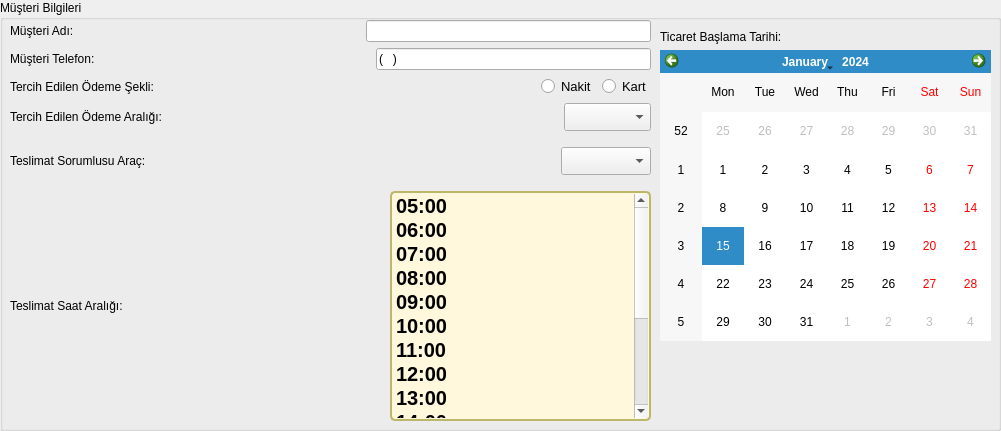
   <widget class="QGroupBox" name="groupBox">
    <property name="geometry">
     <rect>
      <x>20</x>
      <y>-10</y>
      <width>1001</width>
      <height>431</height>
     </rect>
    </property>
    <property name="title">
     <string>Müşteri Bilgileri</string>
    </property>
    <widget class="QWidget" name="layoutWidget">
     <property name="geometry">
      <rect>
       <x>10</x>
       <y>20</y>
       <width>641</width>
       <height>401</height>
      </rect>
     </property>
     <layout class="QVBoxLayout" name="verticalLayout_2">
      <item>
       <layout class="QHBoxLayout" name="horizontalLayout">
        <item>
         <widget class="QLabel" name="label">
          <property name="text">
           <string>Müşteri Adı:</string>
          </property>
         </widget>
        </item>
        <item>
         <spacer name="horizontalSpacer">
          <property name="orientation">
           <enum>Qt::Horizontal</enum>
          </property>
          <property name="sizeHint" stdset="0">
           <size>
            <width>40</width>
            <height>20</height>
           </size>
          </property>
         </spacer>
        </item>
        <item>
         <widget class="QLineEdit" name="lneName"/>
        </item>
       </layout>
      </item>
      <item>
       <layout class="QHBoxLayout" name="horizontalLayout_2">
        <item>
         <widget class="QLabel" name="label_2">
          <property name="text">
           <string>Müşteri Telefon:</string>
          </property>
         </widget>
        </item>
        <item>
         <spacer name="horizontalSpacer_2">
          <property name="orientation">
           <enum>Qt::Horizontal</enum>
          </property>
          <property name="sizeHint" stdset="0">
           <size>
            <width>40</width>
            <height>20</height>
           </size>
          </property>
         </spacer>
        </item>
        <item>
         <widget class="QLineEdit" name="lneNumber">
          <property name="inputMask">
           <string>(999)999 99 99</string>
          </property>
          <property name="text">
           <string>()  </string>
          </property>
         </widget>
        </item>
       </layout>
      </item>
      <item>
       <layout class="QHBoxLayout" name="horizontalLayout_3">
        <item>
         <widget class="QLabel" name="label_5">
          <property name="text">
           <string>Tercih Edilen Ödeme Şekli:</string>
          </property>
         </widget>
        </item>
        <item>
         <spacer name="horizontalSpacer_3">
          <property name="orientation">
           <enum>Qt::Horizontal</enum>
          </property>
          <property name="sizeHint" stdset="0">
           <size>
            <width>40</width>
            <height>20</height>
           </size>
          </property>
         </spacer>
        </item>
        <item>
         <widget class="QRadioButton" name="rdNakit">
          <property name="font">
           <font>
            <pointsize>10</pointsize>
           </font>
          </property>
          <property name="text">
           <string>Nakit</string>
          </property>
         </widget>
        </item>
        <item>
         <widget class="QRadioButton" name="radioButton_2">
          <property name="font">
           <font>
            <pointsize>10</pointsize>
           </font>
          </property>
          <property name="text">
           <string>Kart</string>
          </property>
         </widget>
        </item>
       </layout>
      </item>
      <item>
       <layout class="QHBoxLayout" name="horizontalLayout_4">
        <item>
         <widget class="QLabel" name="label_6">
          <property name="text">
           <string>Tercih Edilen Ödeme Aralığı:</string>
          </property>
         </widget>
        </item>
        <item>
         <spacer name="horizontalSpacer_4">
          <property name="orientation">
           <enum>Qt::Horizontal</enum>
          </property>
          <property name="sizeHint" stdset="0">
           <size>
            <width>40</width>
            <height>20</height>
           </size>
          </property>
         </spacer>
        </item>
        <item>
         <widget class="QComboBox" name="cmbOdeme">
          <property name="font">
           <font>
            <pointsize>13</pointsize>
           </font>
          </property>
          <property name="currentIndex">
           <number>-1</number>
          </property>
          <item>
           <property name="text">
            <string>Günlük</string>
           </property>
          </item>
          <item>
           <property name="text">
            <string>Haftalık</string>
           </property>
          </item>
          <item>
           <property name="text">
            <string>Aylık</string>
           </property>
          </item>
         </widget>
        </item>
       </layout>
      </item>
      <item>
       <layout class="QHBoxLayout" name="horizontalLayout_5">
        <item>
         <widget class="QLabel" name="label_3">
          <property name="text">
           <string>Teslimat Sorumlusu Araç:</string>
          </property>
         </widget>
        </item>
        <item>
         <spacer name="horizontalSpacer_6">
          <property name="orientation">
           <enum>Qt::Horizontal</enum>
          </property>
          <property name="sizeHint" stdset="0">
           <size>
            <width>158</width>
            <height>48</height>
           </size>
          </property>
         </spacer>
        </item>
        <item>
         <widget class="QComboBox" name="cmbArac">
          <property name="font">
           <font>
            <pointsize>13</pointsize>
           </font>
          </property>
          <property name="currentIndex">
           <number>-1</number>
          </property>
          <item>
           <property name="text">
            <string>ARAÇ 1</string>
           </property>
          </item>
          <item>
           <property name="text">
            <string>ARAÇ 2</string>
           </property>
          </item>
          <item>
           <property name="text">
            <string>ARAÇ 3</string>
           </property>
          </item>
          <item>
           <property name="text">
            <string>ARAÇ 4</string>
           </property>
          </item>
         </widget>
        </item>
       </layout>
      </item>
      <item>
       <layout class="QHBoxLayout" name="horizontalLayout_6">
        <item>
         <widget class="QLabel" name="label_7">
          <property name="text">
           <string>Teslimat Saat Aralığı:</string>
          </property>
         </widget>
        </item>
        <item>
         <spacer name="horizontalSpacer_7">
          <property name="orientation">
           <enum>Qt::Horizontal</enum>
          </property>
          <property name="sizeHint" stdset="0">
           <size>
            <width>40</width>
            <height>20</height>
           </size>
          </property>
         </spacer>
        </item>
        <item>
         <widget class="QListWidget" name="listWidget">
          <property name="font">
           <font>
            <pointsize>15</pointsize>
            <weight>75</weight>
            <italic>false</italic>
            <bold>true</bold>
            <underline>false</underline>
            <strikeout>false</strikeout>
           </font>
          </property>
          <property name="styleSheet">
           <string notr="true">.QWidget {
   background-color: beige;
}

/* Nice Windows-XP-style password character. */
QLineEdit[echoMode=&quot;2&quot;] {
    lineedit-password-character: 9679;
}

/* We provide a min-width and min-height for push buttons
   so that they look elegant regardless of the width of the text. */
QPushButton {
    background-color: palegoldenrod;
    border-width: 2px;
    border-color: darkkhaki;
    border-style: solid;
    border-radius: 5;
    padding: 3px;
    min-width: 9ex;
    min-height: 2.5ex;
}

QPushButton:hover {
   background-color: khaki;
}

/* Increase the padding, so the text is shifted when the button is
   pressed. */
QPushButton:pressed {
    padding-left: 5px;
    padding-top: 5px;
    background-color: #d0d67c;
}

QLabel, QAbstractButton {
    font: bold;
}

/* Mark mandatory fields with a brownish color. */
.mandatory {
    color: brown;
}

/* Bold text on status bar looks awful. */
QStatusBar QLabel {
   font: normal;
}

QStatusBar::item {
    border-width: 1;
    border-color: darkkhaki;
    border-style: solid;
    border-radius: 2;
}

QComboBox, QLineEdit, QSpinBox, QTextEdit, QListView {
    background-color: cornsilk;
    selection-color: #0a214c; 
    selection-background-color: #C19A6B;
}

QListView {
    show-decoration-selected: 1;
}

QListView::item:hover {
    background-color: wheat;
}

/* We reserve 1 pixel space in padding. When we get the focus,
   we kill the padding and enlarge the border. This makes the items
   glow. */
QLineEdit, QFrame {
    border-width: 2px;
    padding: 1px;
    border-style: solid;
    border-color: darkkhaki;
    border-radius: 5px;
}

/* As mentioned above, eliminate the padding and increase the border. */
QLineEdit:focus, QFrame:focus {
    border-width: 3px;
    padding: 0px;
}

/* A QLabel is a QFrame ... */
QLabel {
    border: none;
    padding: 0;
    background: none;
}

/* A QToolTip is a QLabel ... */
QToolTip {
    border: 2px solid darkkhaki;
    padding: 5px;
    border-radius: 3px;
    opacity: 200;
}

/* Nice to have the background color change when hovered. */
QRadioButton:hover, QCheckBox:hover {
    background-color: wheat;
}

/* Force the dialog's buttons to follow the Windows guidelines. */
QDialogButtonBox {
    button-layout: 0;
}
</string>
          </property>
          <item>
           <property name="text">
            <string>05:00</string>
           </property>
          </item>
          <item>
           <property name="text">
            <string>06:00</string>
           </property>
          </item>
          <item>
           <property name="text">
            <string>07:00</string>
           </property>
          </item>
          <item>
           <property name="text">
            <string>08:00</string>
           </property>
          </item>
          <item>
           <property name="text">
            <string>09:00</string>
           </property>
          </item>
          <item>
           <property name="text">
            <string>10:00</string>
           </property>
          </item>
          <item>
           <property name="text">
            <string>11:00</string>
           </property>
          </item>
          <item>
           <property name="text">
            <string>12:00</string>
           </property>
          </item>
          <item>
           <property name="text">
            <string>13:00</string>
           </property>
          </item>
          <item>
           <property name="text">
            <string>14:00</string>
           </property>
          </item>
          <item>
           <property name="text">
            <string>15:00</string>
           </property>
          </item>
          <item>
           <property name="text">
            <string>16:00</string>
           </property>
          </item>
          <item>
           <property name="text">
            <string>17:00</string>
           </property>
          </item>
          <item>
           <property name="text">
            <string>18:00</string>
           </property>
          </item>
          <item>
           <property name="text">
            <string>19:00</string>
           </property>
          </item>
          <item>
           <property name="text">
            <string>20:00</string>
           </property>
          </item>
         </widget>
        </item>
       </layout>
      </item>
     </layout>
    </widget>
    <widget class="QWidget" name="layoutWidget">
     <property name="geometry">
      <rect>
       <x>660</x>
       <y>30</y>
       <width>331</width>
       <height>311</height>
      </rect>
     </property>
     <layout class="QVBoxLayout" name="verticalLayout_3">
      <item>
       <widget class="QLabel" name="label_4">
        <property name="text">
         <string>Ticaret Başlama Tarihi:</string>
        </property>
       </widget>
      </item>
      <item>
       <widget class="QCalendarWidget" name="calendarWidget"/>
      </item>
     </layout>
    </widget>
   </widget>
